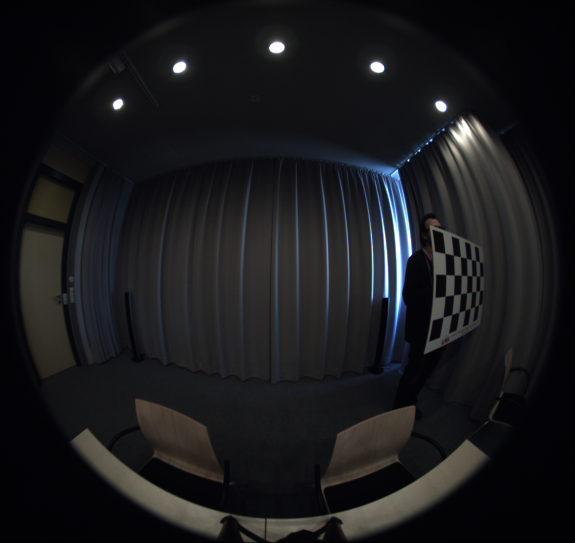
#> input picture Hiwi_Assignment/images/00000014.png, 1150 x 1086 px (shown at 1/2 size)
$ jupyter execute Untitled.ipynb
#> lines starting #> are read from the running program, lines starting #| are printed output that depends on the picture
[cell 1]
import cv2
import numpy as np
import matplotlib.pyplot as plt

[cell 2]
IMAGE_H = 1150
IMAGE_W = 1086

src = np.float32([[0, IMAGE_H], [1086, IMAGE_H], [0, 0], [IMAGE_W, 0]])
dst = np.float32([[500, IMAGE_H], [720, IMAGE_H], [0, 0], [IMAGE_W, 0]])
M = cv2.getPerspectiveTransform(src, dst) # The transformation matrix
Minv = cv2.getPerspectiveTransform(dst, src) # Inverse transformation

img = cv2.imread('./00000014.png') # Read the test img
#> img is the input picture: shape (1086, 1150, 3); mean B, G, R 27.1, 25.3, 25.1
img = img[450:(450+IMAGE_H), 0:IMAGE_W] # Apply np slicing for ROI crop
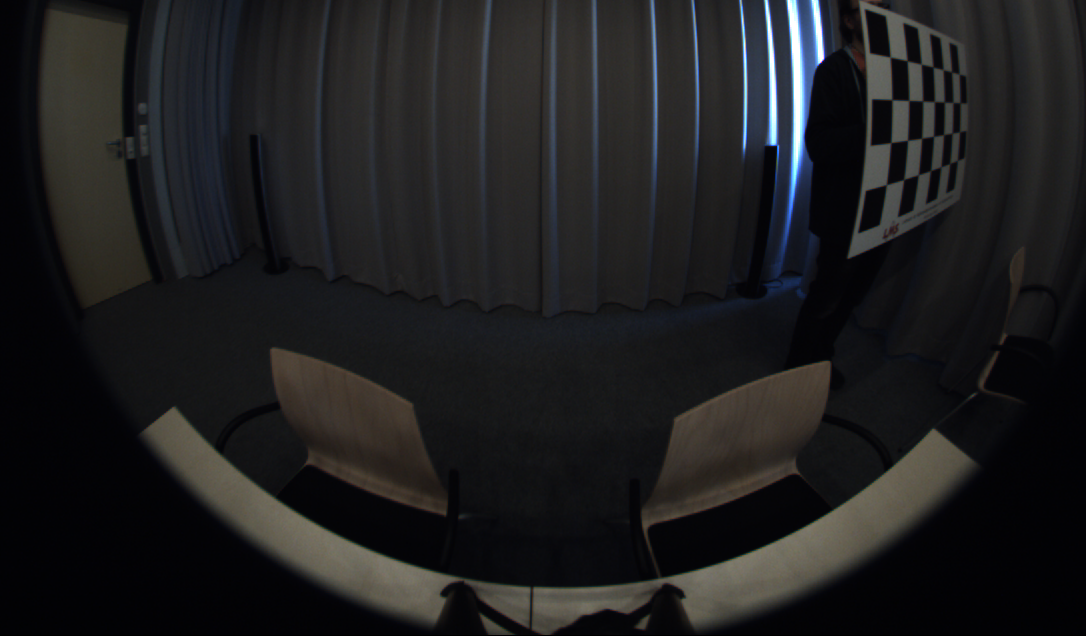
#> img: shape (636, 1086, 3); mean B, G, R 31.1, 30.1, 30.2
warped_img = cv2.warpPerspective(img, M, (IMAGE_W, IMAGE_H)) # Image warping
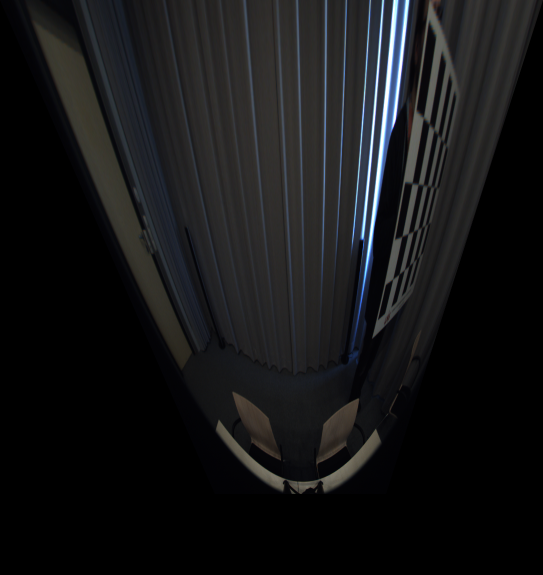
#> warped_img: shape (1150, 1086, 3) (shown at 1/2 size); mean B, G, R 22.7, 21.6, 21.1
plt.imshow(cv2.cvtColor(warped_img, cv2.COLOR_BGR2RGB)) # Show results
plt.show()
